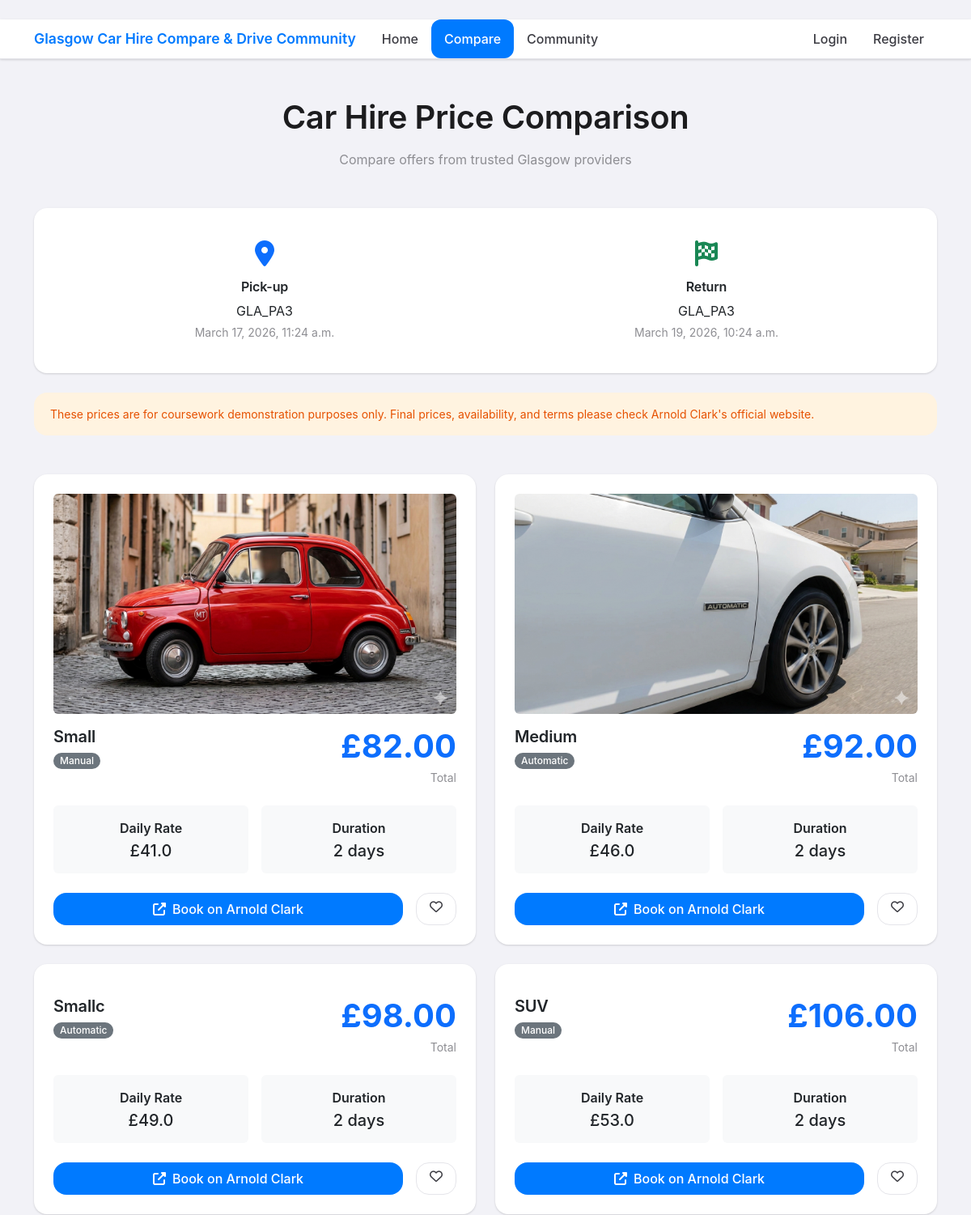
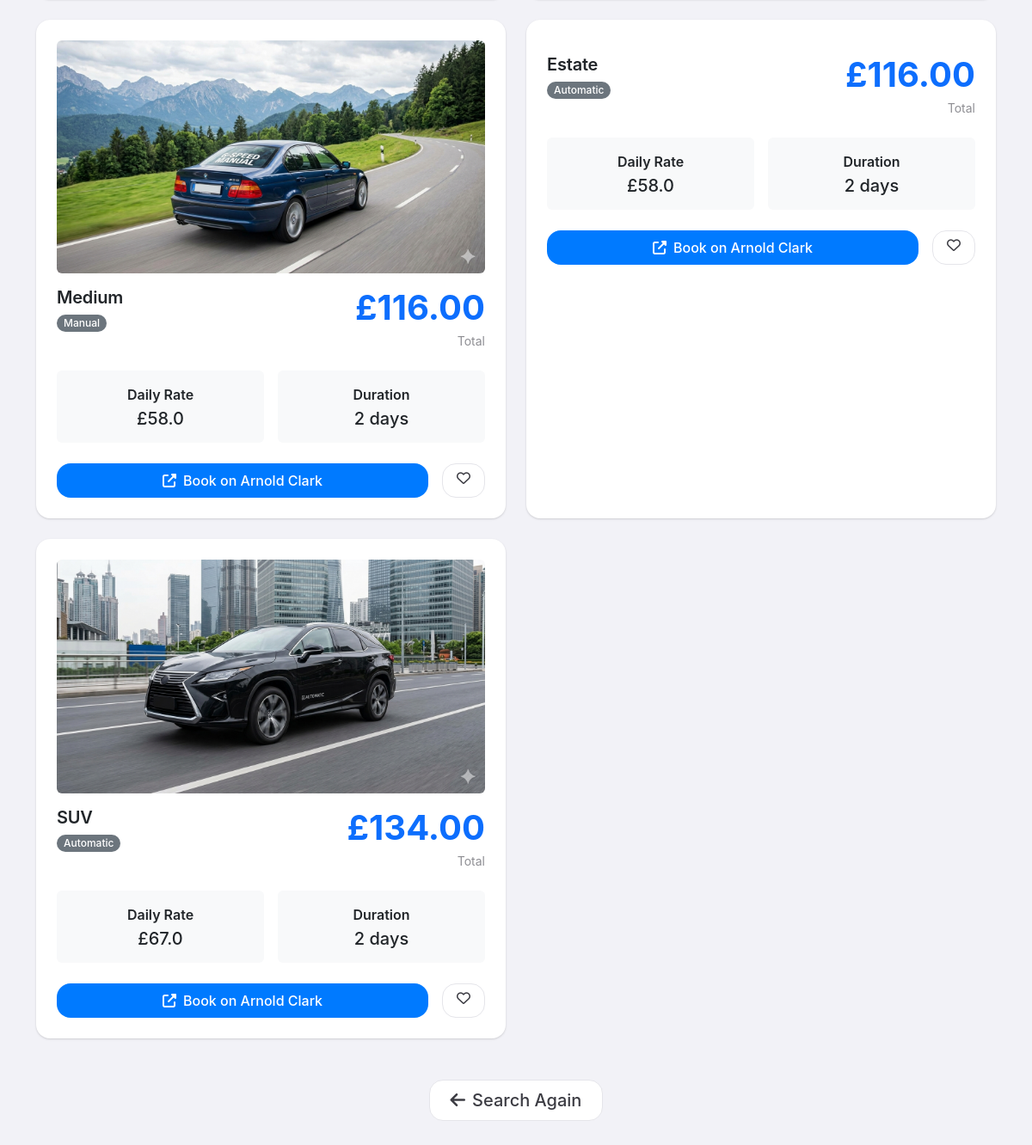
Page /pricing/results/26/ on the committed database (2 pictures, top to bottom).
### pricing/models.py (models this page shows, shortened)
class QuoteSearch(models.Model):
    class Status(models.TextChoices):
        PENDING = "PENDING"
        READY = "READY"
        FAILED = "FAILED"
    user = models.ForeignKey(
        settings.AUTH_USER_MODEL,
        on_delete=models.SET_NULL,
        null=True,
        blank=True,
        related_name="quote_searches",
    )
    market = models.CharField(max_length=10, default="UK")
    locale = models.CharField(max_length=20, default="en-GB")
    currency = models.CharField(max_length=10, default="GBP")
    pickup_entity_id = models.CharField(max_length=32)
    return_entity_id = models.CharField(max_length=32)
    pickup_datetime = models.DateTimeField()
    dropoff_datetime = models.DateTimeField()
    driver_age = models.PositiveSmallIntegerField()
    included_agent_ids = models.JSONField(null=True, blank=True)  # e.g. ["vipd","sixt"]
    session_token = models.CharField(max_length=256, null=True, blank=True)
    status = models.CharField(max_length=16, choices=Status.choices, default=Status.PENDING)
    error_message = models.TextField(null=True, blank=True)
    created_at = models.DateTimeField(auto_now_add=True)
    updated_at = models.DateTimeField(auto_now=True)

class QuoteOffer(models.Model):
    search = models.ForeignKey(QuoteSearch, on_delete=models.CASCADE, related_name="offers")
    agent_id = models.CharField(max_length=64, null=True, blank=True)
    provider_name = models.CharField(max_length=128, null=True, blank=True)
    car_name = models.CharField(max_length=128, null=True, blank=True)
    transmission = models.CharField(max_length=32, null=True, blank=True)
    seats = models.PositiveSmallIntegerField(null=True, blank=True)
    total_price = models.DecimalField(max_digits=10, decimal_places=2, null=True, blank=True)
    currency = models.CharField(max_length=10, default="GBP")
    deeplink_url = models.URLField(null=True, blank=True)
    raw_json = models.JSONField()  # store raw offer for debugging/mapping
    fetched_at = models.DateTimeField(auto_now_add=True)

### pricing/views.py (the view, shortened to what this page needs)
# urls.py: path("results/<int:search_id>/", views.pricing_results, name="pricing_results"),
def pricing_results(request, search_id: int):
    qs = get_object_or_404(QuoteSearch, id=search_id)
    days = _calc_days(qs.pickup_datetime, qs.dropoff_datetime)
    one_way = (qs.pickup_entity_id != qs.return_entity_id)
    one_way_fee = Decimal("20.00") if one_way else Decimal("0.00")
    computed = []
    for r in ARNOLD_CLARK_RATES:
        daily = Decimal(str(r["daily_price"]))
        total = daily * Decimal(days) + one_way_fee
        computed.append({
            "provider_name": "Arnold Clark",
            "agent_id": "arnoldclark",
            "car_name": r["name"],
            "transmission": r["transmission"],
            "seats": None,
            "total_price": total,
            "currency": "GBP",
            "deeplink_url": ARNOLD_CLARK_BOOKING_URL,
            "raw_json": {
                "rate_code": r["code"],
                "daily_price": float(daily),
                "days": days,
                "one_way_fee": float(one_way_fee),
            }
        })
    offers_qs = QuoteOffer.objects.filter(search=qs).order_by("total_price")
    for offer in offers_qs:
        raw = offer.raw_json or {}
        offer.daily_price = raw.get("daily_price")
        offer.days = raw.get("days")
        offer.one_way_fee = raw.get("one_way_fee")
        name = (offer.car_name or "").lower()
        trans = (offer.transmission or "").lower()
        if "estate" in name or "large" in name:
            size_key = "estate"
        elif "suv" in name:
            size_key = "suv"
        elif "medium" in name:
            size_key = "medium"
        elif "small" in name:
            size_key = "small"
        else:
            size_key = "default"
        if "auto" in trans or "automatic" in trans:
            drive_key = "auto"
        else:
            drive_key = "manual"
        if size_key == "default":
            offer.image_name = "default-car.png"
        else:
            offer.image_name = f"{size_key}-{drive_key}.png"
    favorite_ids = set()
    if request.user.is_authenticated:
        favorite_ids = set(
            FavoriteOffer.objects.filter(user=request.user, offer__search=qs).values_list("offer_id", flat=True)
        )
    return render(request, "pricing/results.html", {
        "search": qs,
        "offers": offers_qs,
        "favorite_ids": favorite_ids,
        "one_way_fee": one_way_fee,
        "days": days,
        "booking_url": ARNOLD_CLARK_BOOKING_URL,
    })

### pricing/views.py (called while the page is built)
def _calc_days(pickup_dt: datetime, return_dt: datetime) -> int:
    seconds = (return_dt - pickup_dt).total_seconds()
    days = int(seconds // 86400)
    if seconds % 86400 != 0:
        days += 1  # any partial day counts as 1 day
    return max(days, 1)

### templates/pricing/results.html (shortened to what this page needs)
{% extends "base.html" %}
{% load static %}
{% block content %}
<div class="mb-5">
  <div class="text-center mb-5">
    <h1 class="mb-3">Car Hire Price Comparison</h1>
    <p class="text-muted">Compare offers from trusted Glasgow providers</p>
  </div>
  <div class="card mb-4">
    <div class="card-body">
      <div class="row text-center">
        <div class="col-md-6">
          <div class="p-3">
            <i class="fas fa-map-marker-alt fa-2x text-primary mb-3"></i>
            <h6 class="fw-semibold mb-2">Pick-up</h6>
            <p class="mb-1">{{ search.pickup_entity_id }}</p>
            <small class="text-muted">{{ search.pickup_datetime }}</small>
          </div>
        </div>
        <div class="col-md-6">
          <div class="p-3">
            <i class="fas fa-flag-checkered fa-2x text-success mb-3"></i>
            <h6 class="fw-semibold mb-2">Return</h6>
            <p class="mb-1">{{ search.return_entity_id }}</p>
            <small class="text-muted">{{ search.dropoff_datetime }}</small>
          </div>
        </div>
      </div>
    </div>
  </div>
  <div class="alert alert-warning mb-4">
    <small>These prices are for coursework demonstration purposes only. Final prices, availability, and terms please check Arnold Clark's official website.</small>
  </div>
</div>
<div class="row g-4">
  {% for offer in offers %}
  <div class="col-lg-6">
    <div class="card h-100">
      <div class="card-body">
        <img src="{% static 'images/'|add:offer.image_name %}" class="img-fluid rounded mb-3" alt="{{ offer.car_type }}">
        <div class="d-flex justify-content-between align-items-start mb-4">
          <div>
            <h5 class="card-title mb-2">{{ offer.car_name }}</h5>
            <span class="badge bg-secondary mb-3">{{ offer.transmission }}</span>
          </div>
          <div class="text-end">
            <div class="display-6 fw-bold text-primary mb-1">£{{ offer.total_price }}</div>
            <small class="text-muted">Total</small>
          </div>
        </div>
        <div class="row g-3 mb-4">
          <div class="col-6">
            <div class="text-center p-3 bg-light rounded">
              <div class="fw-semibold mb-1">Daily Rate</div>
              <div class="h5 mb-0">£{{ offer.daily_price }}</div>
            </div>
          </div>
          <div class="col-6">
            <div class="text-center p-3 bg-light rounded">
              <div class="fw-semibold mb-1">Duration</div>
              <div class="h5 mb-0">{{ days }} days</div>
            </div>
          </div>
        </div>
        <div class="d-flex gap-3">
          <a href="{{ offer.deeplink_url }}" class="btn btn-primary flex-fill" target="_blank">
            <i class="fas fa-external-link-alt me-2"></i>Book on Arnold Clark
          </a>
          {% if user.is_authenticated %}
            {% if offer.id in favorite_ids %}
              <a href="/pricing/offer/{{ offer.id }}/favorite/" class="btn btn-danger">
                <i class="fas fa-heart"></i>
              </a>
            {% else %}
              <a href="/pricing/offer/{{ offer.id }}/favorite/" class="btn btn-outline-secondary">
                <i class="far fa-heart"></i>
              </a>
            {% endif %}
          {% else %}
            <a href="/accounts/login/" class="btn btn-outline-secondary">
              <i class="far fa-heart"></i>
            </a>
          {% endif %}
        </div>
      </div>
    </div>
  </div>
  {% endfor %}
</div>
<div class="text-center mt-5">
  <a href="/pricing/search/" class="btn btn-outline-secondary btn-lg px-4">
    <i class="fas fa-arrow-left me-2"></i>Search Again
  </a>
</div>
{% endblock %}

### static/css/community.css (style rules this page uses)
:root { --apple-blue: #007AFF; --apple-gray: #F2F2F7; --apple-light-gray: #E5E5EA; --apple-dark-gray: #8E8E93; --apple-text: #1C1C1E; --apple-secondary-text: #3C3C43; --apple-white: #FFFFFF; --apple-shadow: 0 1px 3px rgba(0, 0, 0, 0.1), 0 1px 2px rgba(0, 0, 0, 0.06); --apple-shadow-lg: 0 10px 25px rgba(0, 0, 0, 0.1), 0 4px 10px rgba(0, 0, 0, 0.05); --border-radius: 16px; --border-radius-sm: 12px; --border-radius-lg: 20px; }
* { box-sizing: border-box; }
body { background-color: var(--apple-gray); font-family: -apple-system, BlinkMacSystemFont, 'SF Pro Display', 'SF Pro Text', 'Helvetica Neue', Helvetica, Arial, sans-serif; color: var(--apple-text); line-height: 1.5; -webkit-font-smoothing: antialiased; -moz-osx-font-smoothing: grayscale; }
.btn { border-radius: var(--border-radius); font-weight: 500; padding: 8px 16px; transition: all 0.2s ease; border: none; }
.btn-primary { background-color: var(--apple-blue); color: var(--apple-white); }
.btn-outline-secondary { border: 1px solid var(--apple-light-gray); color: var(--apple-secondary-text); background-color: var(--apple-white); }
.card { background-color: var(--apple-white); border: none; border-radius: var(--border-radius); box-shadow: var(--apple-shadow); transition: all 0.3s ease; overflow: hidden; }
.card-body { padding: 24px; }
.alert { border-radius: var(--border-radius); border: none; padding: 16px 20px; }
.alert-warning { background-color: #FFF3E0; color: #E65100; }
.badge { border-radius: 12px; font-weight: 500; padding: 4px 8px; }
h1, h2, h3, h4, h5, h6 { font-weight: 600; letter-spacing: -0.01em; margin-bottom: 16px; }
.text-muted { color: var(--apple-dark-gray) !important; }

### rows in the picture
QuoteSearch: pickup_entity_id "GLA_PA3", pickup_datetime "March 17, 2026, 11:24 a.m.", return_entity_id "GLA_PA3", dropoff_datetime "March 19, 2026, 10:24 a.m."
QuoteOffer: shows a picture, car_name "Small", transmission "Manual", total_price "82.00", daily_price "41.0", days "2"
QuoteOffer: shows a picture, car_name "Medium", transmission "Automatic", total_price "92.00", daily_price "46.0", days "2"
QuoteOffer: car_name "Smallc", transmission "Automatic", total_price "98.00", daily_price "49.0", days "2"
QuoteOffer: car_name "SUV", transmission "Manual", total_price "106.00", daily_price "53.0", days "2"
QuoteOffer: shows a picture, car_name "Medium", transmission "Manual", total_price "116.00", daily_price "58.0", days "2"
QuoteOffer: car_name "Estate", transmission "Automatic", total_price "116.00", daily_price "58.0", days "2"
QuoteOffer: shows a picture, car_name "SUV", transmission "Automatic", total_price "134.00", daily_price "67.0", days "2"
